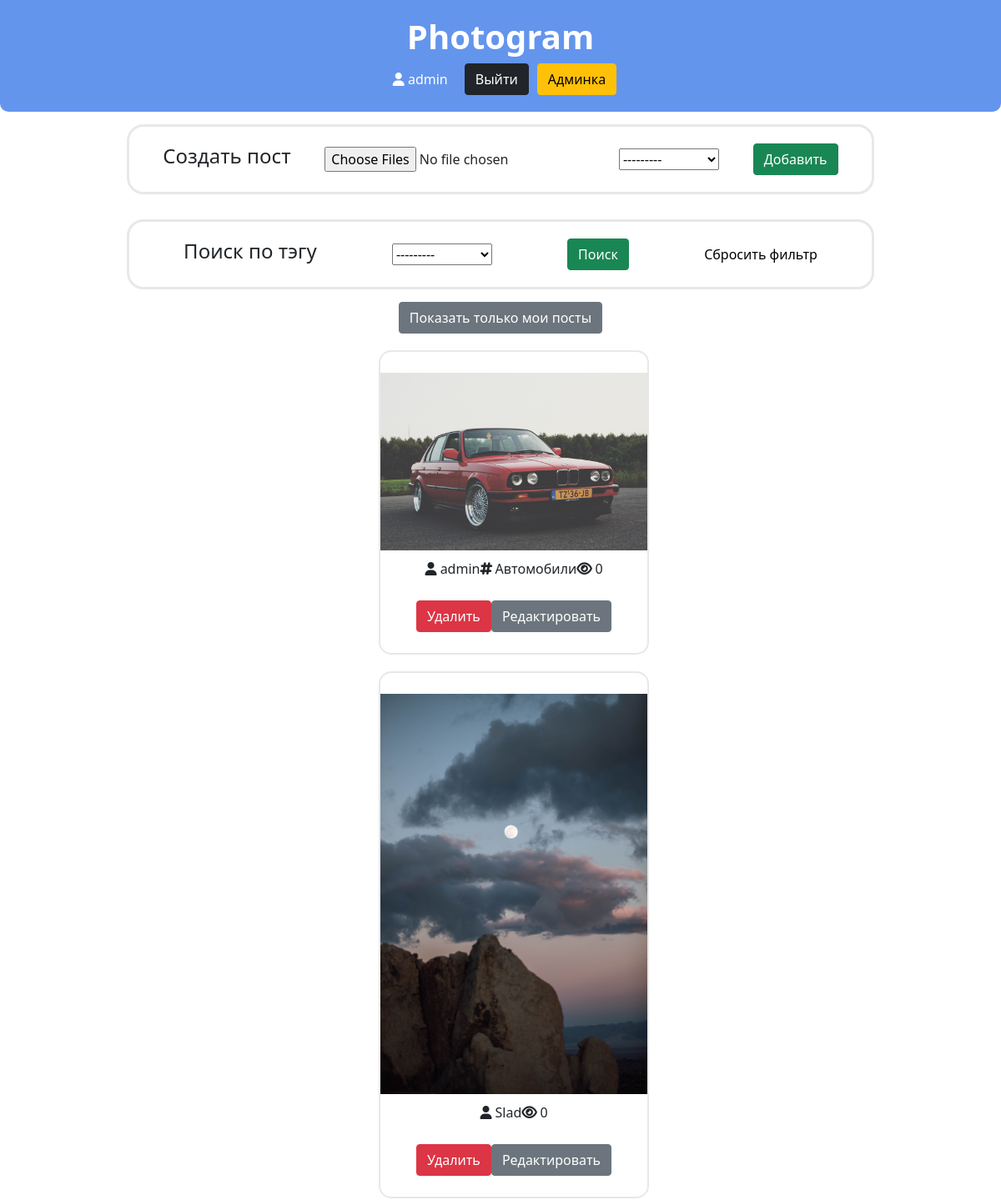
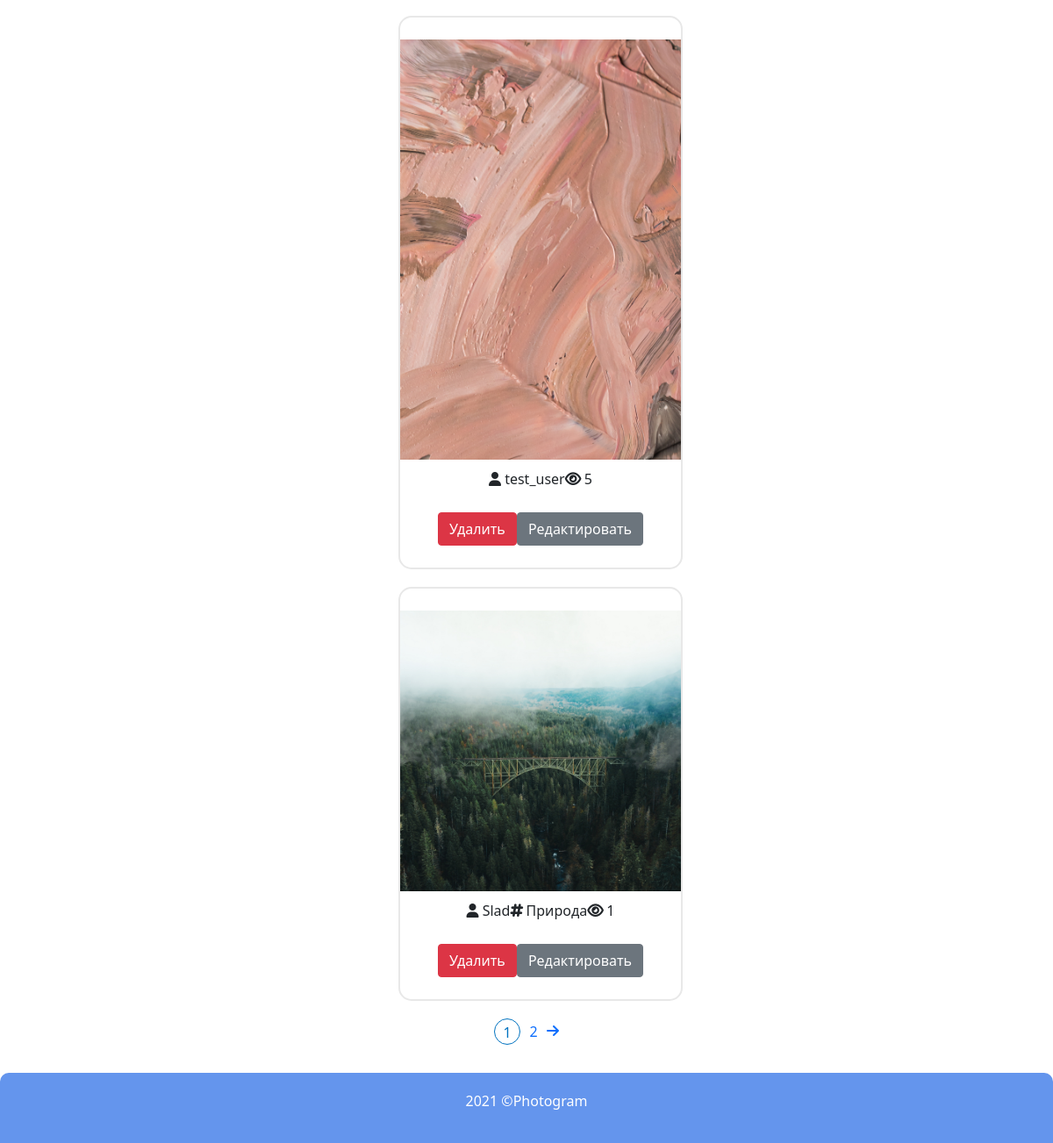
The app's page / (signed in) with its own data (2 pictures, top to bottom).
### posts/models.py (models this page shows, shortened)
class Post(models.Model):
    objects = ImageQuerySet.as_manager()
    author = models.ForeignKey(User,
                               null=True,
                               on_delete=models.CASCADE,
                               verbose_name='Пользователь')
    image = models.ImageField(upload_to='images/', verbose_name='Изображение')
    view_count = models.IntegerField(default=0, verbose_name='Кол-во просмотров')
    tag = models.CharField(max_length=30, choices=TAG_CHOICES, blank=True, verbose_name='Тэг')

### posts/views.py (the view, shortened to what this page needs)
# urls.py: path('', views.PostsView.as_view(), name='posts'),
class PostsView(FormView, ListView):
    model = Post
    paginate_by = 4
    form_class = PostForm
    template_name = 'home.html'
    success_url = reverse_lazy('posts')
    def get_queryset(self):
        query = Post.objects.all().order_by('id').reverse()
        return query

### posts/forms.py
class PostForm(forms.ModelForm):
    class Meta:
        model = Post
        fields = ['image', 'tag']
    image = forms.ImageField(label=u'Фотографии', widget=forms.FileInput(attrs={'multiple': 'multiple'}))

### templates/home.html (shortened to what this page needs)
{% extends 'base.html' %}
{% block content %}
{% if user.is_authenticated %}
<div class="container">
  <div class="row">
    <div class="col-lg-10 offset-lg-1">
      <form method="post" enctype="multipart/form-data" class="create-post-form" action="">
        <h4>Создать пост</h4>
        {{ form.image }}
        {{ form.tag }}
        <input type="submit" class="btn btn-success" value="Добавить">
      </form>
    </div>
  </div>
</div>
<div class="container">
  <div class="row">
    <div class="col-lg-10 offset-lg-1">
      <form method="get" class="create-post-form" action='{% url "filter" %}'>
        <h4>Поиск по тэгу</h4>
        {{ form.tag }}
        <input type="submit" class="btn btn-success" value="Поиск">
        <a href="{% url 'posts' %}" class="black-text">Сбросить фильтр</a>
      </form>
        <a href="{% url 'my-posts' %}" class="d-flex justify-content-center">
            <input type="submit" class="btn btn-secondary" value="Показать только мои посты">
        </a>
    </div>
  </div>
</div>
<div class="post">
  <div class="container">
    <div class="row">
      <div class="col-lg-4 offset-lg-4">
          {% for post in page_obj %}
          <ul>
          <div class="post-wrapper">
            <a href="{% url 'post_detail' pk=post.pk %}">
              <img class="post-img" src="{{ post.image.url}}" alt="{{ post.author }}" width="320">
            </a>
            <div class="post-info">
              <p><i class="fas fa-user"></i> {{ post.author }}</p>
              {% if post.tag %}
                <p><i class="fas fa-hashtag"></i> {{ post.get_tag_display }}</p>
              {% endif %}
              <p><i class="fas fa-eye"></i> {{ post.view_count }}</p>
            </div>
            <div class="post-buttons">
              {% if user == post.author or user.is_staff %}
              <form action="{% url 'post_delete' pk=post.pk %}" method="POST">
                  <button class="btn btn-danger" type="submit">Удалить</button>
              </form>
              {% endif %}
              {% if user.is_staff %}
                <form action="{% url 'post_update' pk=post.pk %}" method="POST">
                  <button class="btn btn-secondary" type="submit">Редактировать</button>
                </form>
              {% endif %}
            </div>
          </div>
            </ul>
          {% endfor %}
          <nav class="page-nav articles-nav ">
            <ul class="pagination">
                {% for n in page_obj.paginator.page_range %}
                    {% if n > page_obj.number|add:-4 and n < page_obj.number|add:4 %}
                         <li class="pagination-item">
                             <a href='?page={{ n }}{% if request.GET.q %}&q={{ request.GET.q }}{% endif %}'>
                                 <p class="page-num {% if n == page_obj.number %}page-action{% endif %}">{{ n }}</p>
                             </a>
                         </li>
                    {% endif %}
                {% endfor %}
                {% if page_obj.has_next %}
                    <a class="prev-el" href="?page={{ page_obj.next_page_number }}">
                        <i class="fa fa-arrow-right" aria-hidden="true"></i>
                    </a>
                {% endif %}
            </ul>
          </nav>
      </div>
    </div>
  </div>
</div>
{% endif %}
{% endblock %}

### templates/base.html (shortened to what this page needs)
<!DOCTYPE html>
<html>
<head>
  {% load static %}
  <link href="https://cdn.jsdelivr.net/npm/bootstrap@5.0.1/dist/css/bootstrap.min.css"
        rel="stylesheet"
>
  <link rel="stylesheet" href="{% static 'css/style.css' %}">
</head>
<body class="d-flex flex-column min-vh-100">
  <header class="header ">
    <div class="container">
      <div class="row">
        <div class="col-lg-12">
          <a href="{% url 'posts' %}">
            <h1 class="logo">Photogram</h1>
          </a>
          <div class="nav-menu">
            {% if user.is_authenticated %}
              <p class="nav-item"><i class="fas fa-user"></i> {{ user.username }}</p>
              <a href="{% url 'logout' %}">
                <input type="submit" value="Выйти" class="btn btn-dark nav-item">
              </a>
            {% if user.is_staff %}
              <a href="{% url 'user_list' %}">
                <input type="submit" value="Админка" class="btn btn-warning">
              </a>
            {% endif %}
            {% else %}
              <a href="{% url 'login' %}">
                <input type="submit" class="btn btn-dark" value="Войти">
              </a>
                <a href="{% url 'signup' %}"><input type="submit" class="btn btn-dark" value="Регистрация">
              </a>
            {% endif %}
          </div>
        </div>
      </div>
    </div>
  </header>
  <main class="wrapper flex-grow-1">
    {% block content %}
    {% endblock %}
  </main>
  <footer class="blue navbar-fixed-bottom row-fluid">
    <div class="navbar-inner">
      <div class="container">
        <p>2021 ©Photogram</p>
      </div>
    </div>
  </footer>
</body>
</html>

### posts/static/css/style.css (style rules this page uses)
.blue { background-color: cornflowerblue }
.black-text, .black-text:hover { color: #000; }
i { font-family: fontawesome !important; }
a, a:hover { text-decoration: none; }
.header { padding: 20px 0; background-color: cornflowerblue; color: #fff; text-align: center; border-radius: 0 0 10px 10px; }
.logo, .logo:hover { font-weight: bold; color: #fff; }
.nav-menu { display: flex; justify-content: center; align-items: center; }
.nav-item { margin: 0 10px; color:#fff; }
footer { text-align: center; color: #fff; padding: 20px; border-radius: 10px 10px 0 0; }
.create-post-form { margin: 15px; padding: 20px; display: flex; justify-content: space-around; align-items: center; border: #e8e8e8 3px solid; border-radius: 20px; }
.post-wrapper { display: flex; flex-direction: column; align-items: center; border: #e8e8e8 2px solid; border-radius: 15px; margin: 20px 0; padding: 25px 0; }
.post-info, .post-buttons { display: flex; flex-direction: row; margin-top: 10px; }
.page-nav { display: flex; justify-content: center; margin: 0 auto; }
.pagination-item { text-align: center; }
.page-num { width: 30px; height: 30px; padding-top: 3px; transition: border 1s ease-out; }
.page-action, .page-num:hover { border: 1px solid #0072C0; border-radius: 50%; color: #0072C0; }
.fa-arrow-left, .fa-arrow-right { margin-top: 6px; }

### records on screen
Post: image (picture), author "admin", tag "Автомобили", view_count "0", shows "Удалить"
Post: image (picture), author "Slad", view_count "0", shows "Удалить"
Post: image (picture), author "test_user", view_count "5", shows "Удалить"
Post: image (picture), author "Slad", tag "Природа", view_count "1", shows "Удалить"

### other values on screen
{{ user.username }} "admin"
{{ n }} "1" "2"
